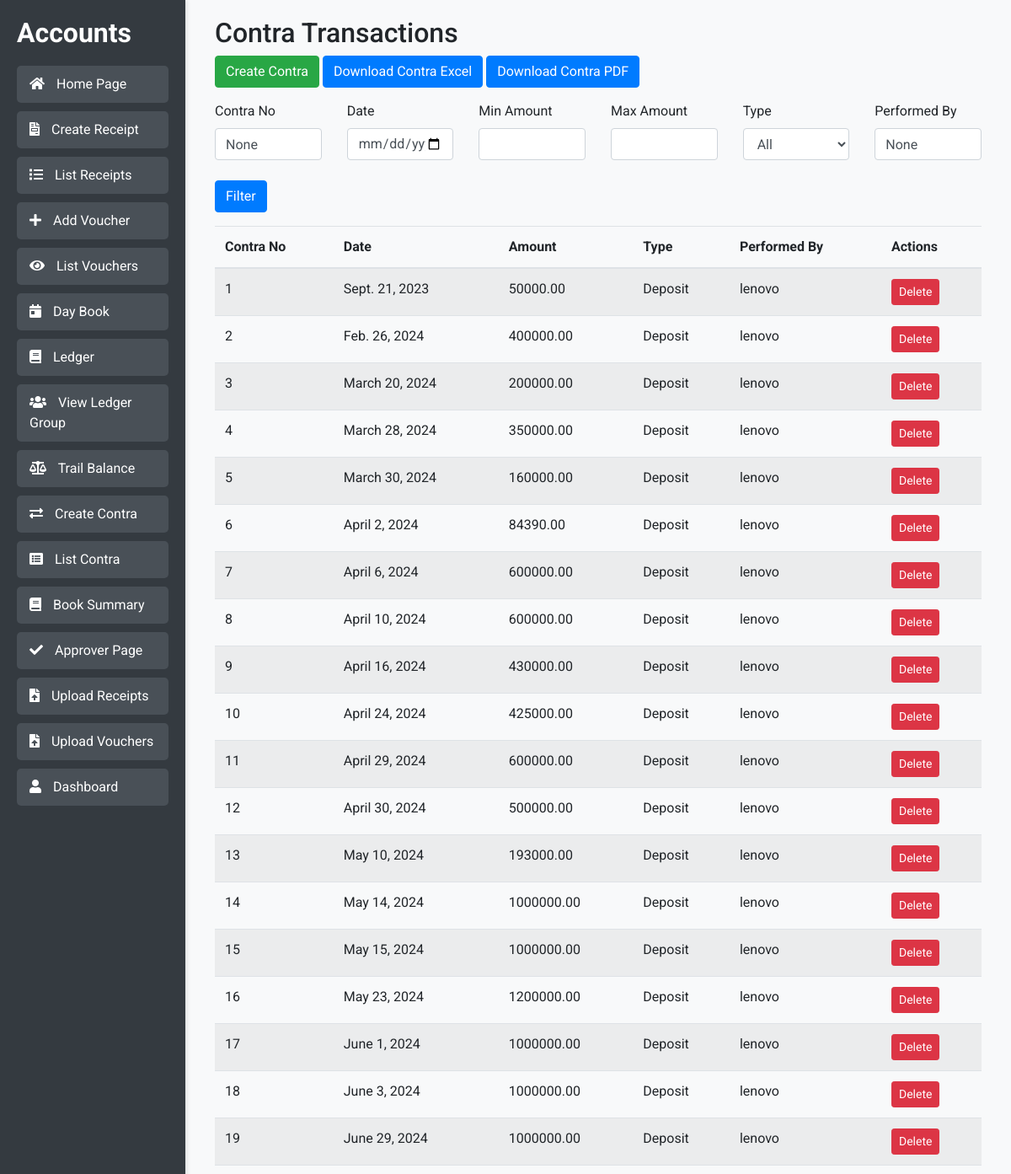
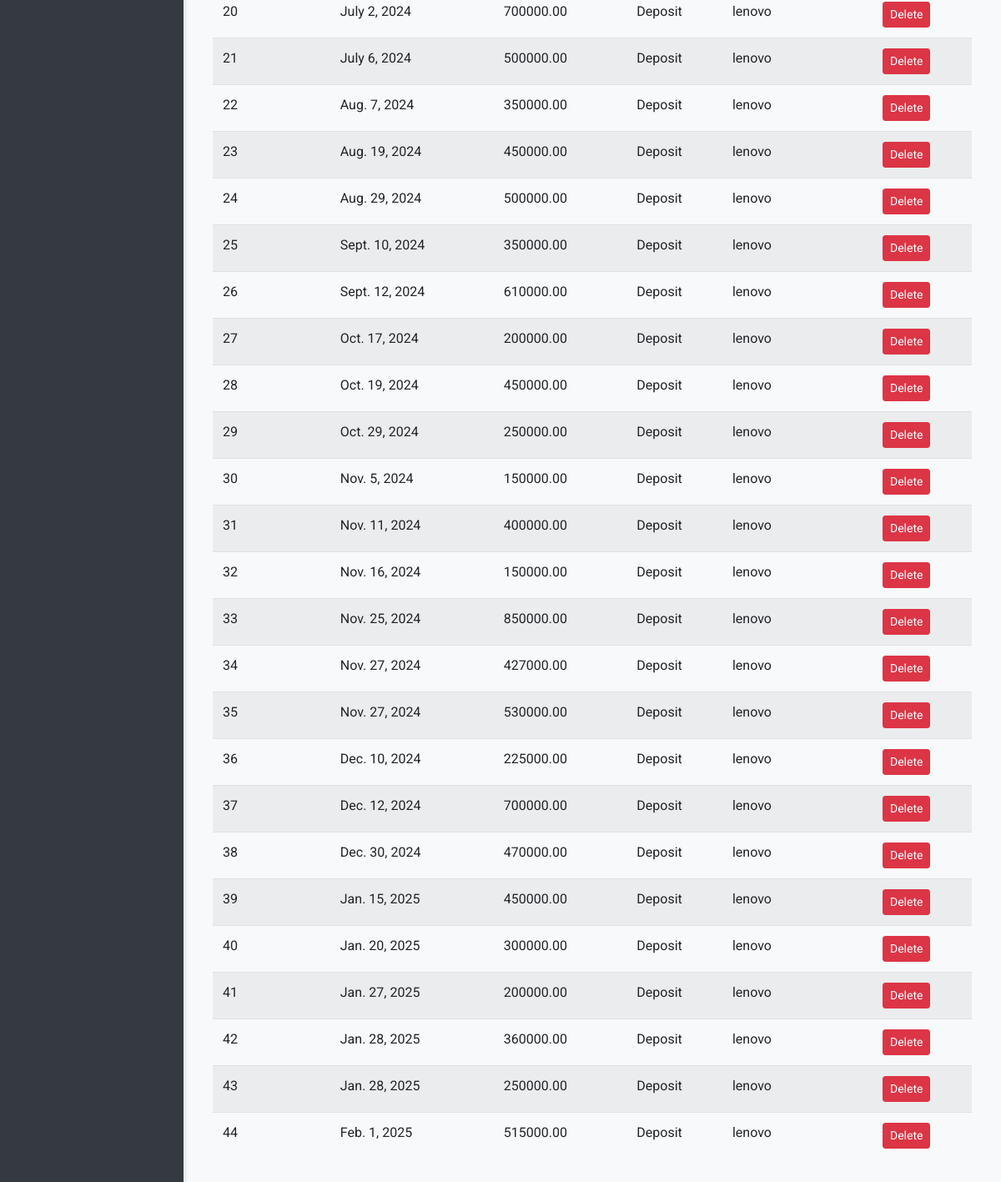
Screenshot of /list_contra/ (signed in) with the database file from the repository (2 pictures, top to bottom).
### accounts/models.py (models this page shows, shortened)
class Contra(models.Model):
    CONTRA_TYPE_CHOICES = [
        ('deposit', 'Deposit'),
        ('withdraw', 'Withdraw'),
    ]
    contra_no = models.IntegerField(primary_key=True, unique=True)  # Manual input, must be unique
    amount = models.DecimalField(max_digits=10, decimal_places=2)
    date = models.DateField()  # Manual input
    contra_type = models.CharField(max_length=10, choices=CONTRA_TYPE_CHOICES)
    performed_by = models.ForeignKey(User, on_delete=models.CASCADE)

### accounts/views.py (the view, shortened to what this page needs)
# urls.py: path('list_contra/', list_contra, name='list_contra'),
@login_required
def list_contra(request):
    form = ContraFilterForm(request.GET or None)
    contras = Contra.objects.all()
    context = {
        'form': form,
        'contras': contras
    }
    return render(request, 'list_contra.html', context)

### accounts/forms.py
class ContraFilterForm(forms.Form):
    contra_no = forms.CharField(required=False)
    date = forms.DateField(required=False, widget=forms.DateInput(attrs={'type': 'date'}))
    amount_min = forms.DecimalField(required=False, decimal_places=2, max_digits=10)
    amount_max = forms.DecimalField(required=False, decimal_places=2, max_digits=10)
    contra_type = forms.ChoiceField(choices=Contra.CONTRA_TYPE_CHOICES, required=False)
    performed_by = forms.CharField(required=False)

### accounts/templates/list_contra.html (shortened to what this page needs)
{% extends 'base.html' %}
{% block content %}
<div class="container">
    <h2>Contra Transactions</h2>
    <a href="{% url 'create_contra' %}" class="btn btn-success mb-3">Create Contra</a>
    <a href="{% url 'download_contra_excel' %}" class="btn btn-primary mb-3">Download Contra Excel</a>
    <a href="{% url 'download_contra_pdf' %}" class="btn btn-primary mb-3">Download Contra PDF</a>
    <form method="GET" action="{% url 'list_contra' %}" class="mb-3">
        <div class="row">
            <div class="col-md-2 mb-2">
                <div class="form-group">
                    <label for="contra_no">Contra No</label>
                    <input type="text" name="contra_no" id="contra_no" class="form-control" value="{{ form.contra_no.value }}">
                </div>
            </div>
            <div class="col-md-2 mb-2">
                <div class="form-group">
                    <label for="date">Date</label>
                    <input type="date" name="date" id="date" class="form-control" value="{{ form.date.value }}">
                </div>
            </div>
            <div class="col-md-2 mb-2">
                <div class="form-group">
                    <label for="amount_min">Min Amount</label>
                    <input type="number" name="amount_min" id="amount_min" class="form-control" value="{{ form.amount_min.value }}">
                </div>
            </div>
            <div class="col-md-2 mb-2">
                <div class="form-group">
                    <label for="amount_max">Max Amount</label>
                    <input type="number" name="amount_max" id="amount_max" class="form-control" value="{{ form.amount_max.value }}">
                </div>
            </div>
            <div class="col-md-2 mb-2">
                <div class="form-group">
                    <label for="contra_type">Type</label>
                    <select name="contra_type" id="contra_type" class="form-control">
                        <option value="">All</option>
                    </select>
                </div>
            </div>
            <div class="col-md-2 mb-2">
                <div class="form-group">
                    <label for="performed_by">Performed By</label>
                    <input type="text" name="performed_by" id="performed_by" class="form-control" value="{{ form.performed_by.value }}">
                </div>
            </div>
        </div>
        <button type="submit" class="btn btn-primary">Filter</button>
    </form>
    <table class="table table-striped">
        <thead>
            <tr>
                <th>Contra No</th>
                <th>Date</th>
                <th>Amount</th>
                <th>Type</th>
                <th>Performed By</th>
                <th>Actions</th>
            </tr>
        </thead>
        <tbody>
            {% for contra in contras %}
            <tr>
                <td>{{ contra.contra_no }}</td>
                <td>{{ contra.date }}</td>
                <td>{{ contra.amount }}</td>
                <td>{{ contra.get_contra_type_display }}</td>
                <td>{{ contra.performed_by.username }}</td>
                <td>
                    <form method="post" action="{% url 'delete_contra' contra.contra_no %}" onsubmit="return confirm('Are you sure you want to delete this contra transaction?');">
                        <button type="submit" class="btn btn-danger btn-sm">Delete</button>
                    </form>
                </td>
            </tr>
            {% empty %}
            <tr>
                <td colspan="6" class="text-center">No contra transactions found.</td>
            </tr>
            {% endfor %}
        </tbody>
    </table>
</div>
{% endblock %}

### accounts/templates/base.html (style rules this page uses)
body { background: #f8f9fa; font-family: 'Roboto', sans-serif; }

### rows the page displays
Contra: contra_no "1", date "Sept. 21, 2023", amount "50000.00", contra_type "Deposit", performed_by.username "lenovo"
Contra: contra_no "2", date "Feb. 26, 2024", amount "400000.00", contra_type "Deposit", performed_by.username "lenovo"
Contra: contra_no "3", date "March 20, 2024", amount "200000.00", contra_type "Deposit", performed_by.username "lenovo"
Contra: contra_no "4", date "March 28, 2024", amount "350000.00", contra_type "Deposit", performed_by.username "lenovo"
Contra: contra_no "5", date "March 30, 2024", amount "160000.00", contra_type "Deposit", performed_by.username "lenovo"
Contra: contra_no "6", date "April 2, 2024", amount "84390.00", contra_type "Deposit", performed_by.username "lenovo"
Contra: contra_no "7", date "April 6, 2024", amount "600000.00", contra_type "Deposit", performed_by.username "lenovo"
Contra: contra_no "8", date "April 10, 2024", amount "600000.00", contra_type "Deposit", performed_by.username "lenovo"
Contra: contra_no "9", date "April 16, 2024", amount "430000.00", contra_type "Deposit", performed_by.username "lenovo"
Contra: contra_no "10", date "April 24, 2024", amount "425000.00", contra_type "Deposit", performed_by.username "lenovo"
Contra: contra_no "11", date "April 29, 2024", amount "600000.00", contra_type "Deposit", performed_by.username "lenovo"
Contra: contra_no "12", date "April 30, 2024", amount "500000.00", contra_type "Deposit", performed_by.username "lenovo"
Contra: contra_no "13", date "May 10, 2024", amount "193000.00", contra_type "Deposit", performed_by.username "lenovo"
Contra: contra_no "14", date "May 14, 2024", amount "1000000.00", contra_type "Deposit", performed_by.username "lenovo"
Contra: contra_no "15", date "May 15, 2024", amount "1000000.00", contra_type "Deposit", performed_by.username "lenovo"
Contra: contra_no "16", date "May 23, 2024", amount "1200000.00", contra_type "Deposit", performed_by.username "lenovo"
Contra: contra_no "17", date "June 1, 2024", amount "1000000.00", contra_type "Deposit", performed_by.username "lenovo"
Contra: contra_no "18", date "June 3, 2024", amount "1000000.00", contra_type "Deposit", performed_by.username "lenovo"
Contra: contra_no "19", date "June 29, 2024", amount "1000000.00", contra_type "Deposit", performed_by.username "lenovo"
Contra: contra_no "20", date "July 2, 2024", amount "700000.00", contra_type "Deposit", performed_by.username "lenovo"
Contra: contra_no "21", date "July 6, 2024", amount "500000.00", contra_type "Deposit", performed_by.username "lenovo"
Contra: contra_no "22", date "Aug. 7, 2024", amount "350000.00", contra_type "Deposit", performed_by.username "lenovo"
Contra: contra_no "23", date "Aug. 19, 2024", amount "450000.00", contra_type "Deposit", performed_by.username "lenovo"
Contra: contra_no "24", date "Aug. 29, 2024", amount "500000.00", contra_type "Deposit", performed_by.username "lenovo"
Contra: contra_no "25", date "Sept. 10, 2024", amount "350000.00", contra_type "Deposit", performed_by.username "lenovo"
Contra: contra_no "26", date "Sept. 12, 2024", amount "610000.00", contra_type "Deposit", performed_by.username "lenovo"
Contra: contra_no "27", date "Oct. 17, 2024", amount "200000.00", contra_type "Deposit", performed_by.username "lenovo"
Contra: contra_no "28", date "Oct. 19, 2024", amount "450000.00", contra_type "Deposit", performed_by.username "lenovo"
Contra: contra_no "29", date "Oct. 29, 2024", amount "250000.00", contra_type "Deposit", performed_by.username "lenovo"
Contra: contra_no "30", date "Nov. 5, 2024", amount "150000.00", contra_type "Deposit", performed_by.username "lenovo"
Contra: contra_no "31", date "Nov. 11, 2024", amount "400000.00", contra_type "Deposit", performed_by.username "lenovo"
Contra: contra_no "32", date "Nov. 16, 2024", amount "150000.00", contra_type "Deposit", performed_by.username "lenovo"
Contra: contra_no "33", date "Nov. 25, 2024", amount "850000.00", contra_type "Deposit", performed_by.username "lenovo"
Contra: contra_no "34", date "Nov. 27, 2024", amount "427000.00", contra_type "Deposit", performed_by.username "lenovo"
Contra: contra_no "35", date "Nov. 27, 2024", amount "530000.00", contra_type "Deposit", performed_by.username "lenovo"
Contra: contra_no "36", date "Dec. 10, 2024", amount "225000.00", contra_type "Deposit", performed_by.username "lenovo"
Contra: contra_no "37", date "Dec. 12, 2024", amount "700000.00", contra_type "Deposit", performed_by.username "lenovo"
Contra: contra_no "38", date "Dec. 30, 2024", amount "470000.00", contra_type "Deposit", performed_by.username "lenovo"
Contra: contra_no "39", date "Jan. 15, 2025", amount "450000.00", contra_type "Deposit", performed_by.username "lenovo"
Contra: contra_no "40", date "Jan. 20, 2025", amount "300000.00", contra_type "Deposit", performed_by.username "lenovo"
Contra: contra_no "41", date "Jan. 27, 2025", amount "200000.00", contra_type "Deposit", performed_by.username "lenovo"
Contra: contra_no "42", date "Jan. 28, 2025", amount "360000.00", contra_type "Deposit", performed_by.username "lenovo"
Contra: contra_no "43", date "Jan. 28, 2025", amount "250000.00", contra_type "Deposit", performed_by.username "lenovo"
Contra: contra_no "44", date "Feb. 1, 2025", amount "515000.00", contra_type "Deposit", performed_by.username "lenovo"
